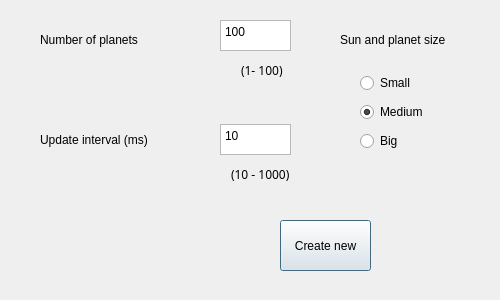
<?xml version="1.0" encoding="UTF-8"?>
<ui version="4.0">
 <class>BasicMode</class>
 <widget class="QDialog" name="BasicMode">
  <property name="geometry">
   <rect>
    <x>0</x>
    <y>0</y>
    <width>500</width>
    <height>300</height>
   </rect>
  </property>
  <property name="windowTitle">
   <string>Dialog</string>
  </property>
  <widget class="QLabel" name="label">
   <property name="geometry">
    <rect>
     <x>40</x>
     <y>30</y>
     <width>141</width>
     <height>19</height>
    </rect>
   </property>
   <property name="text">
    <string>Number of planets</string>
   </property>
  </widget>
  <widget class="QPlainTextEdit" name="noOfPlanetsTextBox">
   <property name="geometry">
    <rect>
     <x>220</x>
     <y>20</y>
     <width>71</width>
     <height>31</height>
    </rect>
   </property>
   <property name="plainText">
    <string>100</string>
   </property>
  </widget>
  <widget class="QLabel" name="label_2">
   <property name="geometry">
    <rect>
     <x>40</x>
     <y>130</y>
     <width>161</width>
     <height>19</height>
    </rect>
   </property>
   <property name="text">
    <string>Update interval (ms)</string>
   </property>
  </widget>
  <widget class="QPlainTextEdit" name="updateIntervalTextBox">
   <property name="geometry">
    <rect>
     <x>220</x>
     <y>124</y>
     <width>71</width>
     <height>31</height>
    </rect>
   </property>
   <property name="plainText">
    <string>10</string>
   </property>
  </widget>
  <widget class="QLabel" name="label_3">
   <property name="geometry">
    <rect>
     <x>340</x>
     <y>30</y>
     <width>141</width>
     <height>19</height>
    </rect>
   </property>
   <property name="text">
    <string>Sun and planet size</string>
   </property>
  </widget>
  <widget class="QPushButton" name="createNewButton">
   <property name="geometry">
    <rect>
     <x>280</x>
     <y>220</y>
     <width>91</width>
     <height>51</height>
    </rect>
   </property>
   <property name="text">
    <string>Create new</string>
   </property>
  </widget>
  <widget class="QWidget" name="layoutWidget">
   <property name="geometry">
    <rect>
     <x>360</x>
     <y>70</y>
     <width>91</width>
     <height>86</height>
    </rect>
   </property>
   <layout class="QVBoxLayout" name="sunSizeRadioGroup">
    <item>
     <widget class="QRadioButton" name="smallRadioButton">
      <property name="text">
       <string>Small</string>
      </property>
     </widget>
    </item>
    <item>
     <widget class="QRadioButton" name="mediumRadioButton">
      <property name="text">
       <string>Medium</string>
      </property>
      <property name="checked">
       <bool>true</bool>
      </property>
     </widget>
    </item>
    <item>
     <widget class="QRadioButton" name="bigRadioButton">
      <property name="text">
       <string>Big</string>
      </property>
     </widget>
    </item>
   </layout>
  </widget>
  <widget class="QLabel" name="label_4">
   <property name="geometry">
    <rect>
     <x>231</x>
     <y>164</y>
     <width>61</width>
     <height>20</height>
    </rect>
   </property>
   <property name="font">
    <font>
     <family>Ubuntu Condensed</family>
    </font>
   </property>
   <property name="text">
    <string>(10 - 1000)</string>
   </property>
  </widget>
  <widget class="QLabel" name="label_5">
   <property name="geometry">
    <rect>
     <x>241</x>
     <y>60</y>
     <width>51</width>
     <height>20</height>
    </rect>
   </property>
   <property name="font">
    <font>
     <family>Ubuntu Condensed</family>
    </font>
   </property>
   <property name="text">
    <string>(1- 100)</string>
   </property>
  </widget>
  <zorder>layoutWidget</zorder>
  <zorder>label</zorder>
  <zorder>noOfPlanetsTextBox</zorder>
  <zorder>label_2</zorder>
  <zorder>updateIntervalTextBox</zorder>
  <zorder>label_3</zorder>
  <zorder>createNewButton</zorder>
  <zorder>label_4</zorder>
  <zorder>label_5</zorder>
 </widget>
 <resources/>
 <connections/>
</ui>
